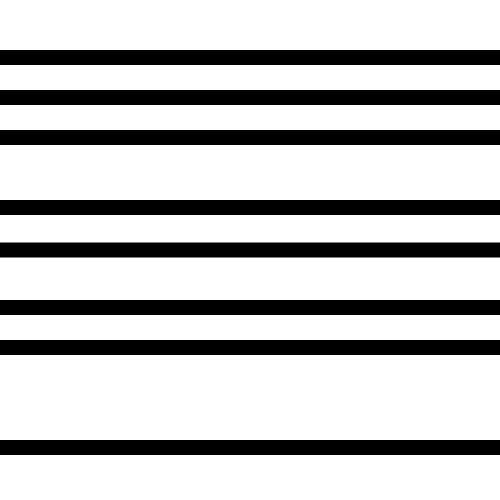
Frame 1 (no input)
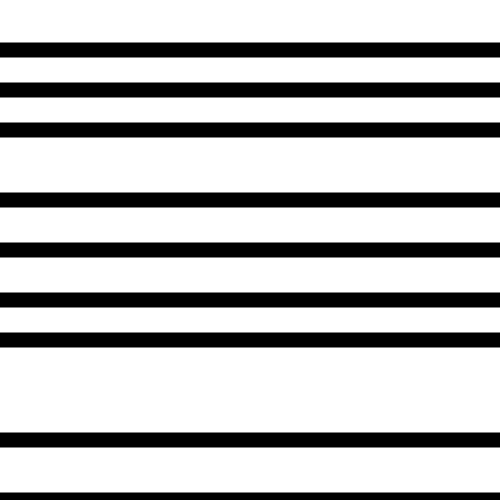
Frame 60 (the mouse pressed at the canvas centre just before this capture)
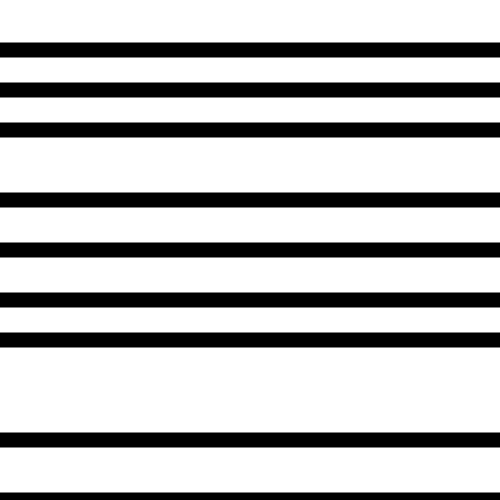
Frame 120 (the mouse held since frame 60 and released just before this capture)

The Processing sketch that drew these frames (run headless with seeded random() and noise(); from frame 60 on, the mouse is pressed at the canvas centre):

// Processing sketch: processing_142732
// ── processing_142732.pde

void setup()
{
  size(500, 500);
  background(255, 255, 255);
}



void draw()
{  
  float rot = map(mouseY, 0, 500, 0, 360);
  background(255);
  noStroke();

  //linien
  fill(0);
  pushMatrix();
  rect(0, 50, 1000, 15);
  rect(0, 90, 1000, 15);
  rect(0, 130, 1000, 15);
  rect(0, 200, 1000, 15);

  rect(0, 300, 1000, 15);
  rect(0, 340, 1000, 15);
  rect(0, 440, 1000, 15);
  rect(0, 510, 1000, 15);
  rect(0, 500, 1000, 15);
  popMatrix();

  pushMatrix();
  rectMode(CENTER); 
  translate(250, 250);
  rotate(radians(rot));
  rect(0, 0, 1000, 15);
  popMatrix();
}
